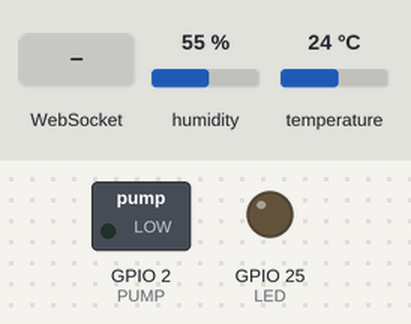
The sketch below on a simulated ESP32. On the bench: switched loads named in the sketch (green lamp = pin HIGH), output pins drawn as LEDs (lit = HIGH). The inputs (shaded band) are chosen by the test bench; at power-on: humidity 55 %, temperature 24 °C. WiFi joins after 1.5 s; servers stay silent unless stated; what the sketch prints to the serial monitor is not drawn.

Above: at 0.1 s.
At 2.7 s:
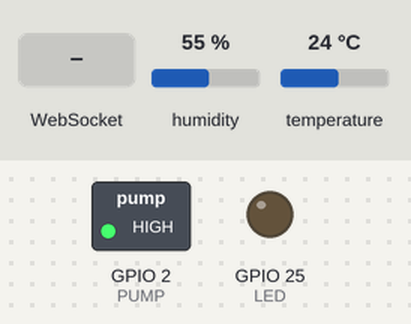
2.8 s: WebSocket text "LEDonoff" received
4.3 s: WebSocket text "ON" received
5.8 s: WebSocket text "PUMPonoff" received
Timing chart, 0 to 8.8 s (numbered marks = the images above; inputs shaded):
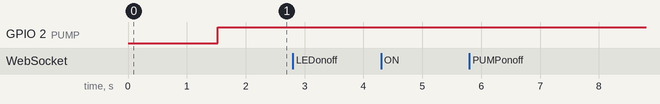

The sketch:

WebserverRemoteControl.ino
```cpp
//==================================
//ESP32 WebSocket Server: Toggle LED
//by: Ulas Dikme
//==================================
#include <WiFi.h>
#include <WebServer.h>
#include <WebSocketsServer.h>
#include <ESPmDNS.h>
#include <DHT.h>

const char* ssid = "lab411";
const char* password = "ktttlab411";

#define LED 25
#define PUMP 2
DHT dht(26, DHT11);

WebServer server(80);
WebSocketsServer webSocket = WebSocketsServer(81);

boolean LEDonoff=false;
boolean PUMPonoff=false;
String JSONtxt;

#include "html_page.h"
#include "functions.h"

void setup()
{
  Serial.begin(115200);
  pinMode(LED, OUTPUT);
  pinMode(PUMP, OUTPUT);
  dht.begin();

  WiFi.begin(ssid, password);
  while(WiFi.status() != WL_CONNECTED){Serial.print("."); delay(500);}
  WiFi.mode(WIFI_STA);
  Serial.println();
  Serial.print("Local IP: ");
  Serial.println(WiFi.localIP());

  server.on("/", webpage);

  server.begin(); webSocket.begin();
  webSocket.onEvent(webSocketEvent);
}

void loop()
{
  webSocket.loop(); server.handleClient();

  float t = dht.readTemperature();
  float h = dht.readHumidity();
  String temp = "Nan";
  String hum = "Nan";
  if(isnan(t) || isnan(h))
  {
    //Serial.println("Failed to read from DHT sensor!");
  }
  else {
    //Serial.print("Temperature: ");
    //Serial.println(t);
    temp = String(t);
    //Serial.print("Humidity: ");
    //Serial.println(h);
    hum = String(h);
  }

  if(LEDonoff == false) digitalWrite(LED, LOW);
  else digitalWrite(LED, HIGH);

  if(PUMPonoff == false) digitalWrite(PUMP, HIGH);
  else digitalWrite(PUMP, LOW);

  String LEDstatus = "OFF";
  String PUMPstatus = "OFF";
  if(LEDonoff == true) LEDstatus = "ON";
  if(PUMPonoff == true) PUMPstatus = "ON";
  JSONtxt = "{\"LEDonoff\":\"" +LEDstatus+ "\",\"PUMPonoff\":\"" +PUMPstatus+ "\",\"Temperature\":\"" +temp+ "\",\"Humidity\":\"" +hum+ "\"}";
  webSocket.broadcastTXT(JSONtxt);
}
```

functions.h
```cpp
//=======================================
//handle function: send webpage to client
//=======================================
void webpage()
{
  server.send(200,"text/html", webpageCode);
}
//=====================================================
//function process event: new data received from client
//=====================================================
void webSocketEvent(uint8_t num, WStype_t type, uint8_t *payload, size_t welength)
{
  String payloadString = (const char *)payload;
  Serial.print("payloadString= ");
  Serial.println(payloadString);

  if(type == WStype_TEXT) //receive text from client
  {
    byte separator=payloadString.indexOf('=');
    String var = payloadString.substring(0,separator);
    Serial.print("var= ");
    Serial.println(var);
    String val = payloadString.substring(separator+1);
    Serial.print("val= ");
    Serial.println(val);
    Serial.println(" ");

    if(var == "LEDonoff")
    {
      LEDonoff = false;
      if(val == "ON") LEDonoff = true;
    }

    if(var == "PUMPonoff")
    {
      PUMPonoff = false;
      if(val == "ON") PUMPonoff = true;
    }
  }
}
```

html_page.h
```cpp
//HTML code for webpage
//=====================
const char webpageCode[] PROGMEM =
R"=====(
<!DOCTYPE HTML>
<html>
<head>
  <title>ESP32 Web Server</title>
  <meta name="viewport" content="width=device-width, initial-scale=1">
  <link rel="stylesheet" href="https://use.fontawesome.com/releases/v5.7.2/css/all.css" integrity="sha384-fnmOCqbTlWIlj8LyTjo7mOUStjsKC4pOpQbqyi7RrhN7udi9RwhKkMHpvLbHG9Sr" crossorigin="anonymous">
</head>
<!-------------------------------C S S------------------------------>
<style>
  #btn1
  {
    display: inline-block;
    text-decoration: none;
    background: #8CD460;
    color: rgba(255,255,255, 0.80);
    font-weight: bold;
    font: 60px arial, sans-serif;
    width: 150px;
    height: 150px;
    line-height: 150px;
    border-radius: 50%;
    text-align: center;
    vertical-align: middle;
    overflow: hidden;
    box-shadow: 0px 0px 0px 8px #8CD460;
    border: solid 2px rgba(255,255,255, 0.47);
    transition: 0.5s;
  }
  #btn2
  {
    display: inline-block;
    text-decoration: none;
    background: #8CD460;
    color: rgba(255,255,255, 0.80);
    font-weight: bold;
    font: 60px arial, sans-serif;
    width: 150px;
    height: 150px;
    line-height: 150px;
    border-radius: 50%;
    text-align: center;
    vertical-align: middle;
    overflow: hidden;
    box-shadow: 0px 0px 0px 8px #8CD460;
    border: solid 2px rgba(255,255,255, 0.47);
    transition: 0.5s;
  }
  html {
    font-family: Arial;
    display: inline-block;
    margin: 0px auto;
    text-align: center;
  }
  h2 { font-size: 3.0rem; }
  p { font-size: 3.0rem; }
  .unit { font-size: 1.2rem; }
  .dht-labels{
    font-size: 1.5rem;
    vertical-align:middle;
    padding-bottom: 15px;
  }
  body {text-align:center; font-family:"Calibri"; background-color:rgba(0, 3, 8, 0.26)}
  h1   {color: rgba(0, 0, 255, 0.87); font-size: 50px;}
</style>
<!------------------------------H T M L----------------------------->
<body>
   <h1>ESP32 Server</h1>
   <p>
      <i class="fas fa-thermometer-half" style="color:#059e8a;"></i>
      <span class="dht-labels">Temperature</span>
      <span id="temperature">36</span>
      <sup class="units">&deg;C</sup>
   </p>
   <p>
      <i class="fas fa-tint" style="color:#00add6;"></i>
      <span class="dht-labels">Humidity</span>
      <span id="humidity">61</span>
      <sup class="units">%</sup>
   </p>
   <p>
    <i class="fa fa-lightbulb" style="color:#e2e610;">&nbsp&nbsp&nbsp</i>
    <a href="#" id="btn1" ONCLICK='button1()'></a>
  </p>
  <p>
    <i class="fa fa-shower" style="color:#0076d6;">&nbsp&nbsp&nbsp</i>
    <a href="#" id="btn2" ONCLICK='button2()'></a>
  </p>
<!-----------------------------JavaScript--------------------------->
  <script>
     InitWebSocket()
     function InitWebSocket()
     {
       websock = new WebSocket('ws://'+window.location.hostname+':81/');
       websock.onmessage = function(evt)
       {
          JSONobj = JSON.parse(evt.data);
          document.getElementById('btn1').innerHTML = JSONobj.LEDonoff;
          document.getElementById('btn2').innerHTML = JSONobj.PUMPonoff;

          if(JSONobj.LEDonoff == 'ON')
          {
            document.getElementById('btn1').style.background = '#FF0000';
            document.getElementById('btn1').style["boxShadow"] = "0px 0px 0px 8px #FF0000";
          }
          else
          {
            document.getElementById('btn1').style.background = '#111111';
            document.getElementById('btn1').style["boxShadow"] = "0px 0px 0px 8px #111111";
          }

          if(JSONobj.PUMPonoff == 'ON')
          {
            document.getElementById('btn2').style.background = '#FF0000';
            document.getElementById('btn2').style["boxShadow"] = "0px 0px 0px 8px #FF0000";
          }
          else
          {
            document.getElementById('btn2').style.background = '#111111';
            document.getElementById('btn2').style["boxShadow"] = "0px 0px 0px 8px #111111";
          }

          document.getElementById("temperature").innerHTML = JSONobj.Temperature;
          document.getElementById("humidity").innerHTML = JSONobj.Humidity;
       }
     }
     //-------------------------------------------------------------
     function button1()
     {
        btn1 = 'LEDonoff=ON';
        if(document.getElementById('btn1').innerHTML == 'ON')
        {
          btn1 = 'LEDonoff=OFF';
        }
        websock.send(btn1);
     }
     function button2()
     {
        btn2 = 'PUMPonoff=ON';
        if(document.getElementById('btn2').innerHTML == 'ON')
        {
          btn2 = 'PUMPonoff=OFF';
        }
        websock.send(btn2);
     }
  </script>
</body>
</html>
)=====";
```

Measured:
- after the input at 2.8 s, every drawn part: stays the same
- after the input at 4.3 s, every drawn part: stays the same
- after the input at 5.8 s, every drawn part: stays the same
